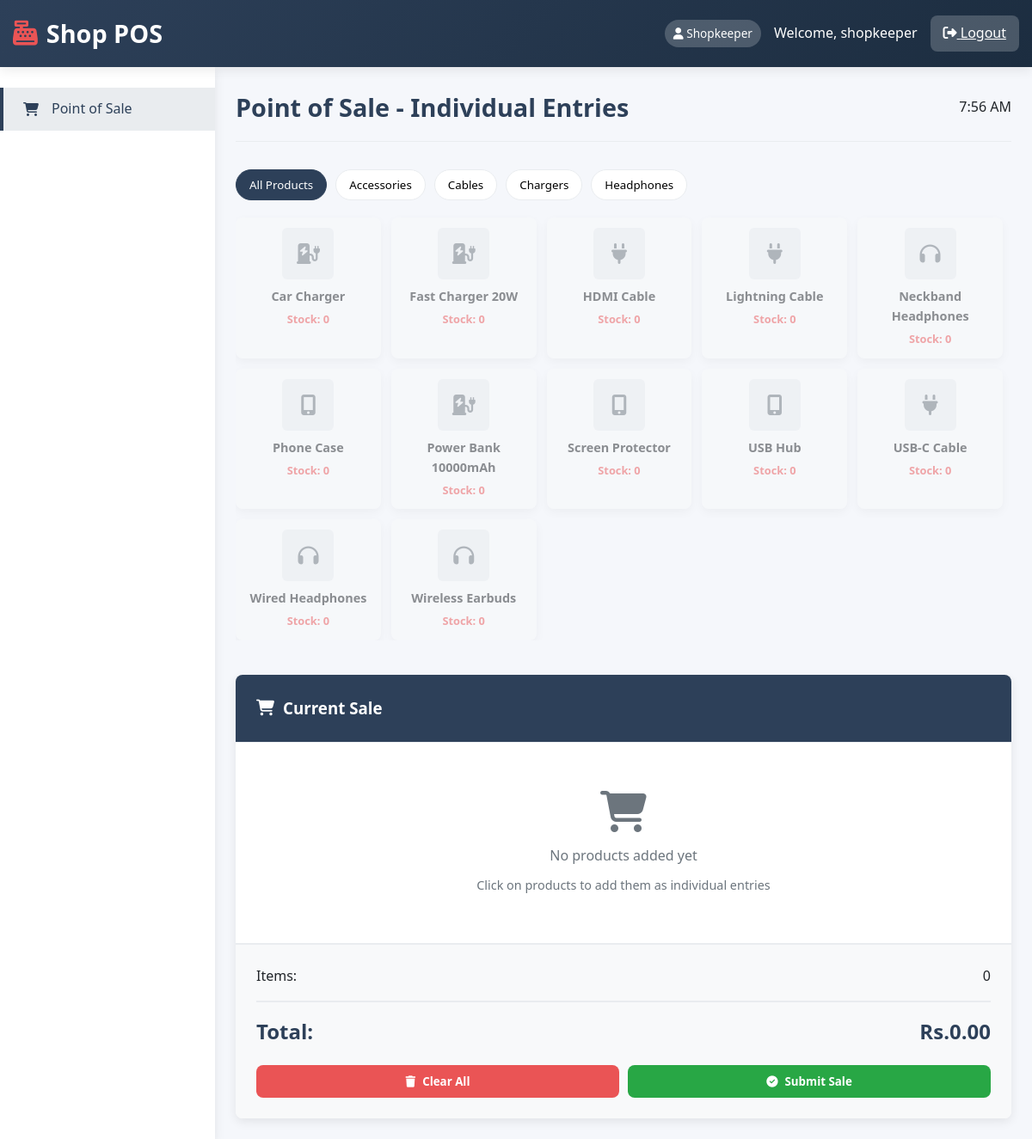
Page /index.php (signed in) on the committed database.
### tables this page shows
CREATE TABLE categories (
    id INT AUTO_INCREMENT PRIMARY KEY,
    name VARCHAR(100) NOT NULL,
    slug VARCHAR(100) NOT NULL UNIQUE,
    created_at TIMESTAMP DEFAULT CURRENT_TIMESTAMP
);

CREATE TABLE products (
    id INT AUTO_INCREMENT PRIMARY KEY,
    name VARCHAR(255) NOT NULL,
    brand VARCHAR(100),
    category_id INT,
    stock INT DEFAULT 0,
    image VARCHAR(255),
    created_at TIMESTAMP DEFAULT CURRENT_TIMESTAMP,
    FOREIGN KEY (category_id) REFERENCES categories(id)
);

### index.php (the view, shortened to what this page needs)
<?php
include 'includes/header.php';
$database = new Database();
$db = $database->getConnection();
$query = "SELECT * FROM categories ORDER BY name";
$stmt = $db->prepare($query);
$stmt->execute();
$categories = $stmt->fetchAll(PDO::FETCH_ASSOC);
$query = "SELECT p.*, c.slug as category_slug,
          (SELECT sale_price FROM purchases WHERE product_id = p.id ORDER BY created_at DESC LIMIT 1) as suggested_price,
          COALESCE((SELECT SUM(quantity) FROM purchases WHERE product_id = p.id), 0) -
          COALESCE((SELECT COUNT(*) FROM sales WHERE product_id = p.id), 0) as current_stock
          FROM products p LEFT JOIN categories c ON p.category_id = c.id ORDER BY p.name";
$stmt = $db->prepare($query);
$stmt->execute();
$products = $stmt->fetchAll(PDO::FETCH_ASSOC);
?>
<div class="page-header">
    <h1 class="page-title">Point of Sale - Individual Entries</h1>
    <div class="page-actions">
        <div class="current-time" id="currentTime"></div>
    </div>
</div>
<div class="pos-container">
    <div class="products-section">
        <div class="product-categories">
            <button class="category-btn active" data-category="all">All Products</button>
            <?php foreach($categories as $category): ?>
            <button class="category-btn" data-category="<?php echo $category['slug']; ?>">
                <?php echo ucfirst($category['name']); ?>
            </button>
            <?php endforeach; ?>
        </div>
        <div class="products-grid" id="products-grid">
            <?php foreach($products as $product): ?>
            <div class="product-card <?php echo $product['current_stock'] <= 0 ? 'out-of-stock' : ''; ?>" data-id="<?php echo $product['id']; ?>" data-category="<?php echo $product['category_slug']; ?>">
                <div class="product-img">
                    <?php if($product['image'] && file_exists('uploads/products/'.$product['image'])): ?>
                        <img src="uploads/products/<?php echo $product['image']; ?>" alt="<?php echo $product['name']; ?>" style="width:100%;height:100%;object-fit:cover;border-radius:8px;">
                    <?php else: ?>
                        <i class="fas <?php
                            echo $product['category_slug'] == 'chargers' ? 'fa-charging-station' :
                                ($product['category_slug'] == 'headphones' ? 'fa-headphones' :
                                ($product['category_slug'] == 'cables' ? 'fa-plug' : 'fa-mobile-alt'));
                        ?>"></i>
                    <?php endif; ?>
                </div>
                <div class="product-name"><?php echo $product['name']; ?></div>
                <div class="product-stock">Stock: <?php echo $product['current_stock']; ?></div>
            </div>
            <?php endforeach; ?>
        </div>
    </div>
    <div class="cart-section">
        <div class="cart-header">
            <h3><i class="fas fa-shopping-cart"></i> Current Sale</h3>
        </div>
        <div class="cart-items" id="cart-items">
            <div class="cart-empty">
                <i class="fas fa-shopping-cart"></i>
                <p>No products added yet</p>
                <p style="font-size: 0.9rem; margin-top: 10px;">Click on products to add them as individual entries</p>
            </div>
        </div>
        <div class="cart-footer">
            <div class="cart-summary">
                <div class="cart-summary-item">
                    <span>Items:</span>
                    <span id="cart-items-count">0</span>
                </div>
                <div class="cart-total">
                    <span>Total:</span>
                    <span>Rs.<span id="cart-total">0.00</span></span>
                </div>
            </div>
            <div class="cart-actions">
                <button class="btn btn-danger" id="clear-cart-btn">
                    <i class="fas fa-trash"></i> Clear All
                </button>
                <button class="btn btn-success" id="submit-sale-btn">
                    <i class="fas fa-check-circle"></i> Submit Sale
                </button>
            </div>
        </div>
    </div>
</div>
<?php include 'includes/footer.php'; ?>

### assets/css/style.css (style rules this page uses)
:root { --primary: #2d4059; --primary-dark: #1c2d40; --secondary: #ea5455; --success: #28a745; --warning: #ff9e00; --light: #f8f9fa; --dark: #212529; --gray: #6c757d; --light-gray: #e9ecef; --border-radius: 8px; --box-shadow: 0 4px 12px rgba(0, 0, 0, 0.08); --transition: all 0.3s ease; }
* { margin: 0; padding: 0; box-sizing: border-box; font-family: 'Segoe UI', Tahoma, Geneva, Verdana, sans-serif; }
body { background-color: #f5f7fb; color: var(--dark); line-height: 1.6; }
.page-header { display: flex; justify-content: space-between; align-items: center; margin-bottom: 2rem; padding-bottom: 1rem; border-bottom: 1px solid var(--light-gray); }
.page-title { font-size: 1.8rem; color: var(--primary); }
.page-actions { display: flex; gap: 10px; }
.btn { padding: 10px 20px; border: none; border-radius: var(--border-radius); cursor: pointer; font-weight: 600; transition: var(--transition); display: inline-flex; align-items: center; gap: 8px; text-decoration: none; }
.btn-success { background-color: var(--success); color: white; }
.btn-danger { background-color: var(--secondary); color: white; }
.pos-container { display: flex; gap: 20px; height: calc(100vh - 180px); }
.product-categories { display: flex; gap: 10px; margin-bottom: 20px; flex-wrap: wrap; }
.category-btn { padding: 8px 15px; background-color: white; border: 1px solid var(--light-gray); border-radius: 20px; cursor: pointer; transition: var(--transition); }
.category-btn:hover, .category-btn.active { background-color: var(--primary); color: white; border-color: var(--primary); }
.products-section { flex: 1; overflow-y: auto; padding-right: 10px; }
.products-grid { display: grid; grid-template-columns: repeat(auto-fill, minmax(160px, 1fr)); gap: 12px; }
.product-card { background-color: white; border-radius: var(--border-radius); padding: 10px; box-shadow: var(--box-shadow); cursor: pointer; transition: var(--transition); text-align: center; border: 2px solid transparent; }
.product-img { width: 60px; height: 60px; background-color: var(--light-gray); border-radius: 6px; margin: 0 auto 8px; display: flex; align-items: center; justify-content: center; font-size: 1.5rem; color: var(--gray); }
.product-name { font-weight: 600; margin-bottom: 4px; font-size: 0.9rem; }
.product-stock { font-size: 0.8rem; color: var(--gray); margin-top: 5px; }
.product-card.out-of-stock { opacity: 0.5; cursor: not-allowed; background-color: #f8f9fa; }
.product-card.out-of-stock .product-stock { color: var(--secondary); font-weight: 600; }
.cart-section { flex: 0 0 500px; background-color: white; border-radius: var(--border-radius); box-shadow: var(--box-shadow); display: flex; flex-direction: column; height: 100%; }
.cart-header { padding: 1.5rem; border-bottom: 1px solid var(--light-gray); background-color: var(--primary); color: white; border-radius: var(--border-radius) var(--border-radius) 0 0; }
.cart-header h3 { display: flex; align-items: center; gap: 10px; }
.cart-items { flex: 1; overflow-y: auto; padding: 1rem; }
.cart-empty { text-align: center; color: var(--gray); padding: 40px 20px; }
.cart-empty i { font-size: 3rem; margin-bottom: 15px; }
.cart-footer { padding: 1.5rem; border-top: 2px solid var(--light-gray); background-color: #f8f9fa; border-radius: 0 0 var(--border-radius) var(--border-radius); }
.cart-summary-item { display: flex; justify-content: space-between; margin-bottom: 10px; font-size: 1rem; }
.cart-total { display: flex; justify-content: space-between; font-size: 1.5rem; font-weight: 700; color: var(--primary); margin-top: 15px; padding-top: 15px; border-top: 2px solid var(--light-gray); }
.cart-actions { display: flex; gap: 10px; margin-top: 20px; }
.cart-actions .btn { flex: 1; justify-content: center; }
@media (max-width: 1200px) { .pos-container { flex-direction: column; height: auto; } }
@media (max-width: 1200px) { .cart-section { flex: 1; margin-top: 20px; } }

### rows in the picture
categories: name "Accessories"
categories: name "Cables"
categories: name "Chargers"
categories: name "Headphones"
products: name "Car Charger", current_stock "0"
products: name "Fast Charger 20W", current_stock "0"
products: name "HDMI Cable", current_stock "0"
products: name "Lightning Cable", current_stock "0"
products: name "Neckband Headphones", current_stock "0"
products: name "Phone Case", current_stock "0"
products: name "Power Bank 10000mAh", current_stock "0"
products: name "Screen Protector", current_stock "0"
products: name "USB Hub", current_stock "0"
products: name "USB-C Cable", current_stock "0"
products: name "Wired Headphones", current_stock "0"
products: name "Wireless Earbuds", current_stock "0"

### other values in the picture
$_SESSION['role'] "Shopkeeper"
$_SESSION['username'] "shopkeeper"
